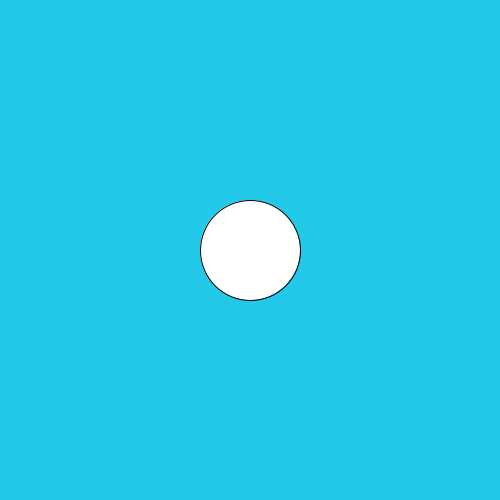
Frame 1 (no input)
Frame 60 (the mouse pressed at the canvas centre just before this capture): identical to frame 1, image omitted
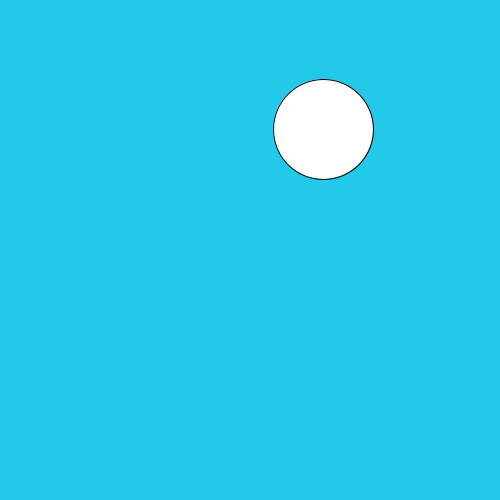
Frame 120 (the mouse held since frame 60 and released just before this capture)

The Processing sketch that drew these frames (run headless with seeded random() and noise(); from frame 60 on, the mouse is pressed at the canvas centre):

// Processing sketch: slippery_dot
// ── slippery_dot.pde
 // 1. Create three integer variables to represent the x, y, and the size of the ellipse
       int X = 250;
       int Y = 250;
       int ellipse = 100;
       
       
    void setup() {
      // 2. Set the size of your sketch
    size(500,500);
    }
    
    void draw() {
      // 3. Set the background color of your sketch
      background(#23C9E8);
      // 4. Draw an ellipse. Make sure it fits in the window.
      // Use the variables created at the top of the sketch, 
      // for the location and size of your ellipse
    ellipse(X,Y,ellipse,ellipse);
    }
    
    void mousePressed() {
      //5. Create an integer variable called distance
     int distance = getDistance(mouseX,mouseY, X, Y);
      //6. Set the value of the distance variable to the value returned by the getDistance method
      //   Pass the mouse's x and y (mouseX and mouseY) and the x and y of your ellipse to the method.
        
          
      //7.  Use an if statement to check if the distance variable is < the radius of the ellipse
      //    If it is, set a new x and y for the ellipse, using a random location on the window
      //    Hint: Use the Processing random() function
       
      if (distance < ellipse){
        
        X = (int)random(0,width);
        Y = (int)random(0,height);
        
      }
    }
    
    int getDistance(int x1, int y1, int x2, int y2) {
      return (int)Math.sqrt(Math.pow((x1-x2),2) + Math.pow((y1-y2),2));
    }
    
 
